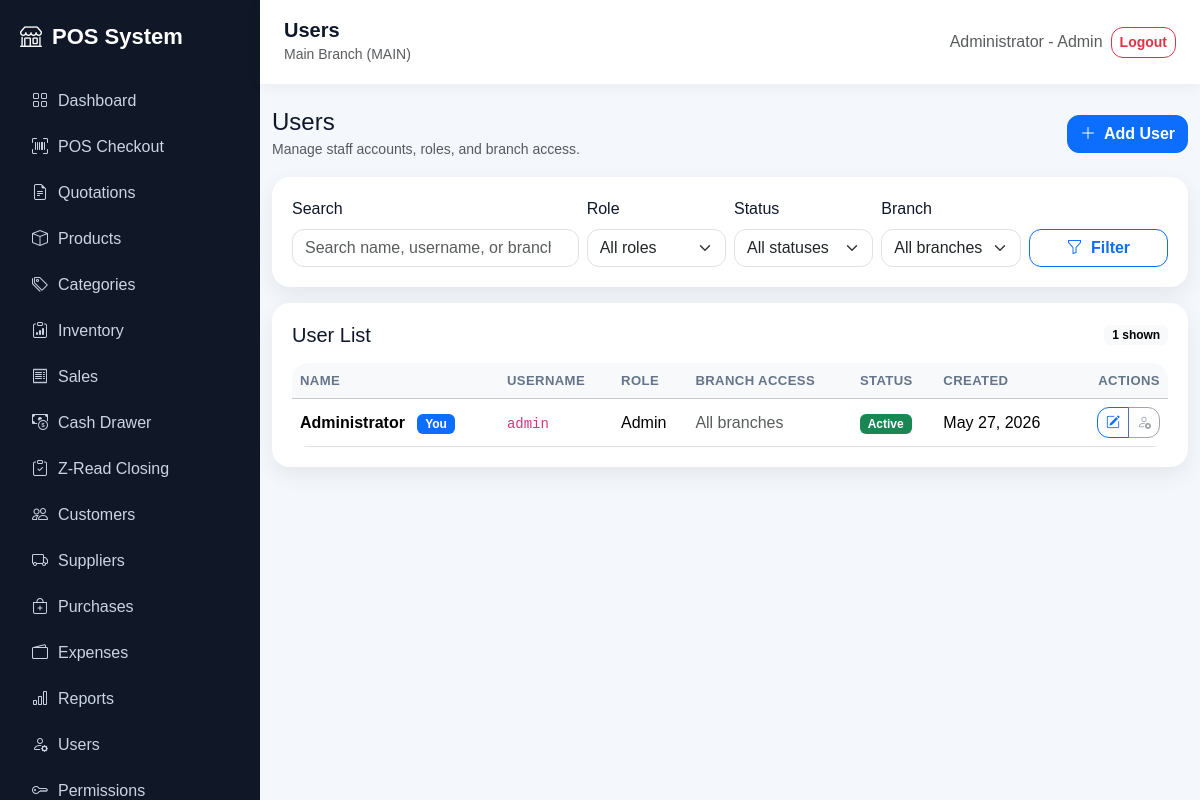
Screenshot of /users/index.php (signed in) with the database file from the repository.
### tables this page shows
CREATE TABLE users (
  id INT AUTO_INCREMENT PRIMARY KEY,
  branch_id INT NULL,
  name VARCHAR(120) NOT NULL,
  username VARCHAR(80) NOT NULL UNIQUE,
  password VARCHAR(255) NOT NULL,
  role ENUM('Admin','Area Manager','Manager','Cashier') NOT NULL DEFAULT 'Cashier',
  is_active TINYINT(1) DEFAULT 1,
  created_at TIMESTAMP DEFAULT CURRENT_TIMESTAMP,
  FOREIGN KEY (branch_id) REFERENCES branches(id) ON DELETE SET NULL
);

### config/app.php (called while the page is built, shortened)
<?php
function app_url(string $path = ''): string
{
    return BASE_URL . ltrim($path, '/');
}

### users/index.php (the view, shortened to what this page needs)
<?php
require_once __DIR__ . '/../config/database.php';
$currentUserId = (int)($_SESSION['user_id'] ?? 0);
$search = trim($_GET['q'] ?? '');
$params = [];
$sql = '
    SELECT
        u.id,
        u.branch_id,
        u.name,
        u.username,
        u.role,
        u.is_active,
        u.created_at,
        b.name AS branch_name,
        b.code AS branch_code,
        area.area_branches
    FROM users u
    LEFT JOIN branches b ON b.id = u.branch_id
    LEFT JOIN (
        SELECT
            ub.user_id,
            GROUP_CONCAT(CONCAT(ab.name, " (", ab.code, ")") ORDER BY ab.name SEPARATOR ", ") AS area_branches
        FROM user_branches ub
        JOIN branches ab ON ab.id = ub.branch_id
        GROUP BY ub.user_id
    ) area ON area.user_id = u.id
';
$sql .= ' ORDER BY u.name ASC LIMIT 300';
$stmt = $pdo->prepare($sql);
$stmt->execute($params);
$users = $stmt->fetchAll();
include __DIR__ . '/../includes/header.php';
?>
<div class="d-flex flex-column flex-md-row justify-content-between align-items-md-center gap-3 mb-3">
    <div>
        <h4 class="mb-0">Users</h4>
        <small class="text-muted">Manage staff accounts, roles, and branch access.</small>
    </div>
    <a class="btn btn-primary" href="<?= app_url('users/add.php') ?>">
        <i class="bi bi-plus-lg me-1"></i>
        Add User
    </a>
</div>
<div class="table-card mb-3">
    <form class="row g-2 align-items-end" method="get">
        <div class="col-lg-4 col-md-6">
            <label class="form-label">Search</label>
            <input
                type="search"
                name="q"
                class="form-control"
                placeholder="Search name, username, or branch"
                value="<?= htmlspecialchars($search) ?>"
            >
        </div>
        <div class="col-lg-2 col-md-6">
            <label class="form-label">Role</label>
            <select name="role" class="form-select">
                <option value="">All roles</option>
            </select>
        </div>
        <div class="col-lg-2 col-md-6">
            <label class="form-label">Status</label>
            <select name="status" class="form-select">
                <option value="">All statuses</option>
            </select>
        </div>
        <div class="col-lg-2 col-md-6">
            <label class="form-label">Branch</label>
            <select name="branch_id" class="form-select">
                <option value="">All branches</option>
            </select>
        </div>
        <div class="col-lg-2 col-md-6 d-grid">
            <button class="btn btn-outline-primary" type="submit">
                <i class="bi bi-funnel me-1"></i>
                Filter
            </button>
        </div>
    </form>
</div>
<div class="table-card">
    <div class="d-flex justify-content-between align-items-center mb-3">
        <h5 class="mb-0">User List</h5>
        <span class="badge text-bg-light"><?= count($users) ?> shown</span>
    </div>
    <div class="table-responsive">
        <table class="table table-hover align-middle mb-0">
            <thead class="table-light">
                <tr>
                    <th>Name</th>
                    <th>Username</th>
                    <th>Role</th>
                    <th>Branch Access</th>
                    <th>Status</th>
                    <th>Created</th>
                    <th class="text-end">Actions</th>
                </tr>
            </thead>
            <tbody>
                <?php foreach ($users as $user): ?>
                    <?php
                    $isCurrent = (int)$user['id'] === $currentUserId;
                    $isActive = (int)$user['is_active'] === 1;
                    ?>
                    <tr>
                        <td class="fw-semibold">
                            <?= htmlspecialchars($user['name']) ?>
                            <?php if ($isCurrent): ?>
                                <span class="badge text-bg-primary ms-2">You</span>
                            <?php endif; ?>
                        </td>
                        <td><code><?= htmlspecialchars($user['username']) ?></code></td>
                        <td><?= htmlspecialchars($user['role']) ?></td>
                        <td>
                            <?php if ($user['role'] === 'Admin'): ?>
                                <span class="text-muted">All branches</span>
                            <?php elseif ($user['role'] === 'Area Manager'): ?>
                                <?= htmlspecialchars($user['area_branches'] ?: 'No assigned branches') ?>
                            <?php elseif ($user['branch_name']): ?>
                                <?= htmlspecialchars($user['branch_name']) ?>
                                <small class="text-muted">(<?= htmlspecialchars($user['branch_code']) ?>)</small>
                            <?php else: ?>
                                <span class="text-muted">Unassigned</span>
                            <?php endif; ?>
                        </td>
                        <td>
                            <span class="badge <?= $isActive ? 'text-bg-success' : 'text-bg-secondary' ?>">
                                <?= $isActive ? 'Active' : 'Inactive' ?>
                            </span>
                        </td>
                        <td><?= htmlspecialchars(date('M d, Y', strtotime($user['created_at']))) ?></td>
                        <td class="text-end">
                            <div class="btn-group btn-group-sm" role="group" aria-label="User actions">
                                <a class="btn btn-outline-primary" href="<?= app_url('users/edit.php?id=' . (int)$user['id']) ?>">
                                    <i class="bi bi-pencil-square"></i>
                                </a>
                                <?php if ($isCurrent || !$isActive): ?>
                                    <button
                                        class="btn btn-outline-secondary"
                                        type="button"
                                        disabled
                                        title="<?= $isCurrent ? 'Current user cannot be deactivated' : 'User is already inactive' ?>"
                                    >
                                        <i class="bi bi-person-x"></i>
                                    </button>
                                <?php else: ?>
                                    <a class="btn btn-outline-danger" href="<?= app_url('users/delete.php?id=' . (int)$user['id']) ?>">
                                        <i class="bi bi-person-x"></i>
                                    </a>
                                <?php endif; ?>
                            </div>
                        </td>
                    </tr>
                <?php endforeach; ?>
            </tbody>
        </table>
    </div>
</div>
<?php include __DIR__ . '/../includes/footer.php'; ?>

### assets/css/app.css (style rules this page uses)
:root { --sidebar:#101827; --primary:#2563eb; --bg:#f4f7fb; }
body { background: var(--bg); font-family: Arial, sans-serif; }
.table-card { background:#fff; border-radius:18px; padding:20px; box-shadow:0 8px 22px rgba(15,23,42,.07); }
* { box-sizing: border-box; }
html { scroll-behavior: smooth; }
body { color: #0f172a; }
.card, .table-card, .soft-card, .stat-card { transition: transform .18s ease, box-shadow .18s ease; }
.table-responsive { border-radius: 16px; }
.table th { white-space: nowrap; font-size: .82rem; color: #64748b; text-transform: uppercase; letter-spacing: .03em; }
.form-control, .form-select, .btn { border-radius: 12px; }
.btn { font-weight: 600; }

### rows the page displays
users: name "Administrator", shows "You", username "admin", role "Admin", shows "All branches", is_active "Active", created_at "May 27, 2026"

### other values shown
$link['label'] "Dashboard"
$link['label'] "POS Checkout"
$link['label'] "Quotations"
$link['label'] "Products"
$link['label'] "Categories"
$link['label'] "Inventory"
$link['label'] "Sales"
$link['label'] "Cash Drawer"
$link['label'] "Z-Read Closing"
$link['label'] "Customers"
$link['label'] "Suppliers"
$link['label'] "Purchases"
$link['label'] "Expenses"
$link['label'] "Reports"
$link['label'] "Users"
